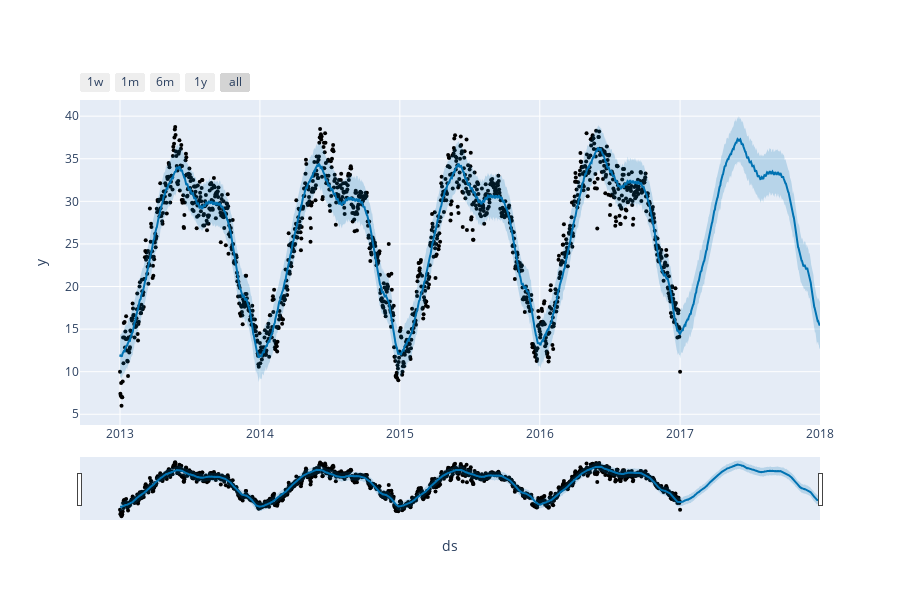

Notebook source saved alongside this figure:
### Code cell
# plot it 
plot_plotly(model, forecast)

### Figure 1 — Plotly figure (JSON) as saved in the notebook; plotly's stock layout.template omitted (floating-point values rounded to 4 significant figures; data arrays with more than 128 entries replaced by an {"elided": "..."} marker saying what was removed)
{"data": [{"marker": {"color": "black", "size": 4}, "mode": "markers", "name": "Actual", "type": "scatter", "x": {"elided": "1462 str values"}, "y": {"elided": "1462 float values"}}, {"hoverinfo": "skip", "line": {"width": 0}, "mode": "lines", "type": "scatter", "x": {"elided": "1827 str values"}, "y": {"elided": "1827 float values"}}, {"fill": "tonexty", "fillcolor": "rgba(0, 114, 178, 0.2)", "line": {"color": "#0072B2", "width": 2}, "mode": "lines", "name": "Predicted", "type": "scatter", "x": {"elided": "1827 str values"}, "y": {"elided": "1827 float values"}}, {"fill": "tonexty", "fillcolor": "rgba(0, 114, 178, 0.2)", "hoverinfo": "skip", "line": {"width": 0}, "mode": "lines", "type": "scatter", "x": {"elided": "1827 str values"}, "y": {"elided": "1827 float values"}}], "layout": {"height": 600, "showlegend": false, "width": 900, "xaxis": {"rangeselector": {"buttons": [{"count": 7, "label": "1w", "step": "day", "stepmode": "backward"}, {"count": 1, "label": "1m", "step": "month", "stepmode": "backward"}, {"count": 6, "label": "6m", "step": "month", "stepmode": "backward"}, {"count": 1, "label": "1y", "step": "year", "stepmode": "backward"}, {"step": "all"}]}, "rangeslider": {"visible": true}, "title": {"text": "ds"}, "type": "date"}, "yaxis": {"title": {"text": "y"}}}}
